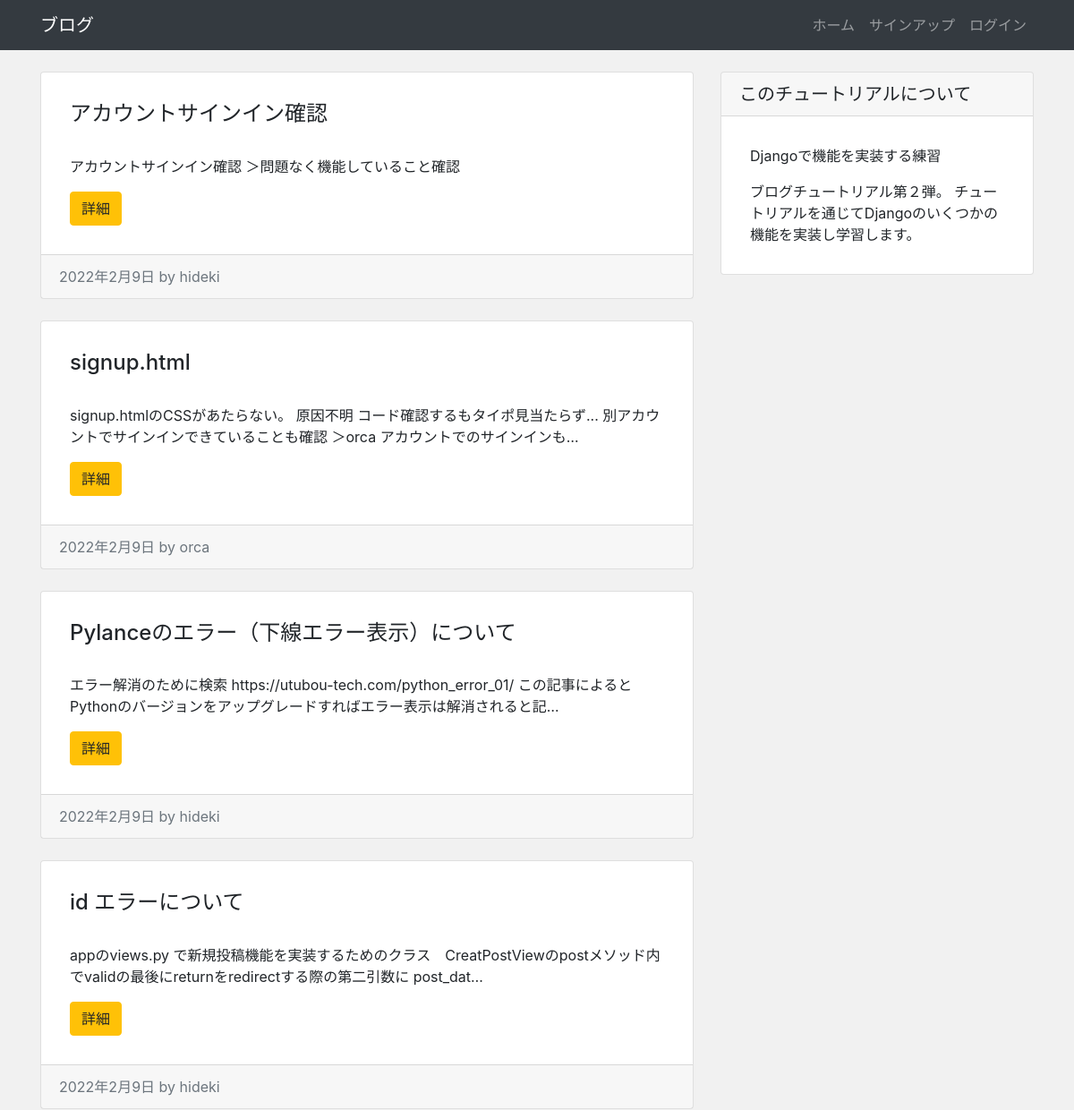
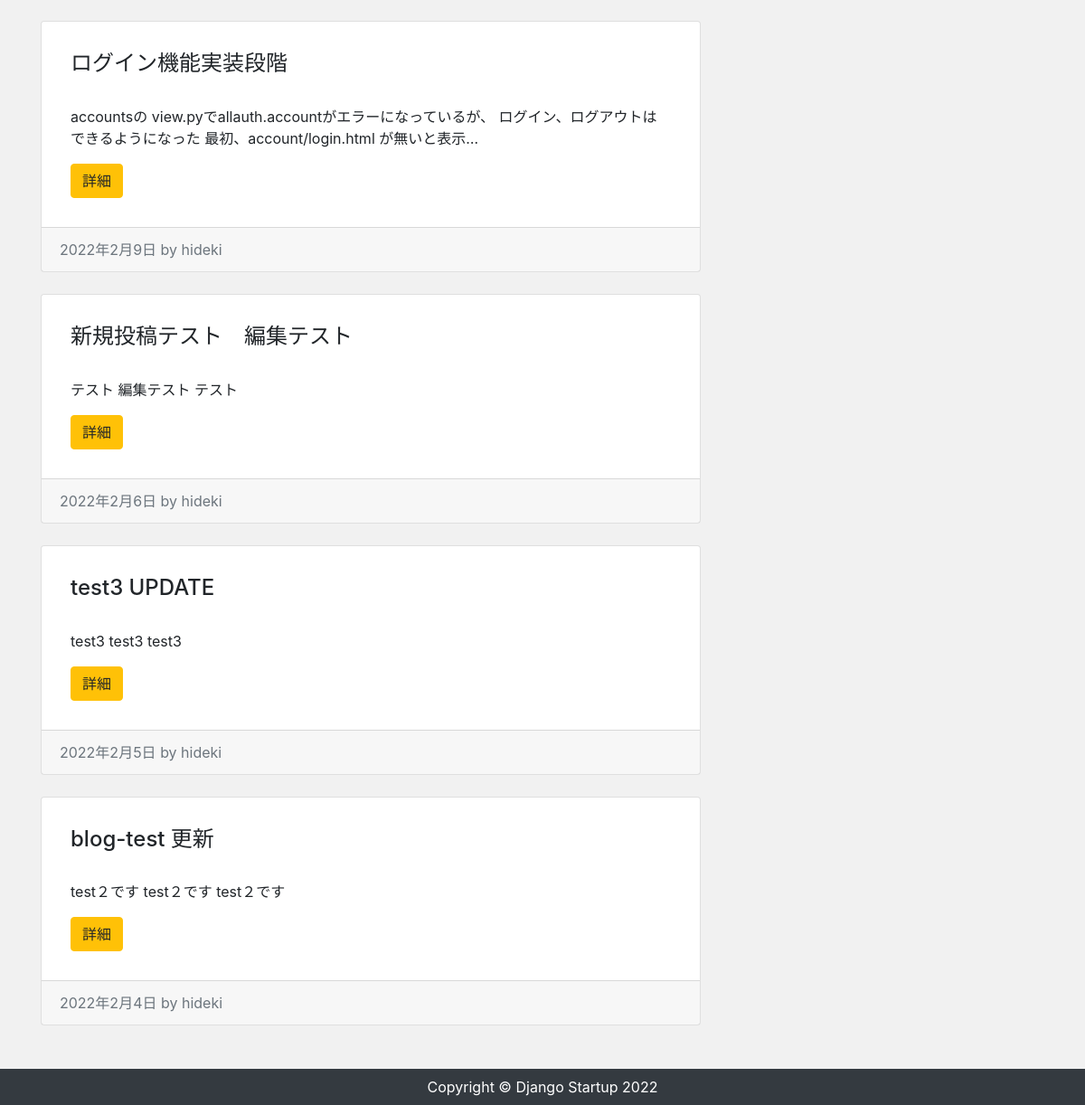
The page / on the database its author committed (2 pictures, top to bottom).
### app/models.py (models this page shows, shortened)
class Post(models.Model):
    author = models.ForeignKey(settings.AUTH_USER_MODEL, on_delete=models.CASCADE)
    title = models.CharField("タイトル", max_length=200)
    content = models.TextField("本文")
    created = models.DateTimeField("作成日", default=timezone.now)

### app/views.py (the view)
# urls.py: path('', views.IndexView.as_view(), name='index'),
class IndexView(View):
    def get(self, request, *args, **kwargs):
        post_data = Post.objects.order_by('-id')
        return render(request, 'app/index.html', {
            'post_data': post_data
        })

### app/templates/app/index.html (shortened to what this page needs)
{% extends "app/base.html" %}
{% block content %}
<div class="row my-4">
    <div class="col-md-8">
        {% for post in post_data %}
            <div class="card mb-4">
                <div class="card-body">
                    <h2 class="card-title">{{ post.title }}</h2>
                    <p class="card-text">{{ post.content|truncatechars:100 }}</p>
                    <div class="btn btn-warning">詳細</div>
                </div>
                <div class="card-footer text-muted">
                    {{ post.created|date }} by {{ post.author }}
                </div>
            </div>
        {% endfor %}
    </div>
    <div class="col-md-4">
        <div class="card">
            <h5 class="card-header">このチュートリアルについて</h5>
            <div class="card-body">
                <p>Djangoで機能を実装する練習</p>
                <p class="mb-0">
                    ブログチュートリアル第２弾。
                    チュートリアルを通じてDjangoのいくつかの機能を実装し学習します。
                </p>
            </div>
        </div>
    </div>
</div>
{% endblock %}

### app/static/css/style.css (style rules this page uses)
* { margin: 0; padding: 0; box-sizing: border-box; }
body { background-color: #f1f1f1; display: flex; flex-flow: column; min-height: 100vh; }
.card-title { margin-bottom: 2rem; font-size: 1.5rem; }
.card-body { padding: 2rem; }

### rows shown on the page
Post: title "アカウントサインイン確認", content "アカウントサインイン確認 ＞問題なく機能していること確認", created "2022年2月9日", author "hideki"
Post: title "signup.html", content "signup.htmlのCSSがあたらない。 原因不明 コード確認するもタイポ見当たらず... 別アカウントでサインインできていることも確認 ＞orca アカウントでのサインインも…", created "2022年2月9日", author "orca"
Post: title "Pylanceのエラー（下線エラー表示）について", content "エラー解消のために検索 https://utubou-tech.com/python_error_01/ この記事によるとPythonのバージョンをアップグレードすればエラー表示は解消されると記…", created "2022年2月9日", author "hideki"
Post: title "id エラーについて", content "appのviews.py で新規投稿機能を実装するためのクラス CreatPostViewのpostメソッド内でvalidの最後にreturnをredirectする際の第二引数に post_dat…", created "2022年2月9日", author "hideki"
Post: title "ログイン機能実装段階", content "accountsの view.pyでallauth.accountがエラーになっているが、 ログイン、ログアウトはできるようになった 最初、account/login.html が無いと表示…", created "2022年2月9日", author "hideki"
Post: title "新規投稿テスト 編集テスト", content "テスト 編集テスト テスト", created "2022年2月6日", author "hideki"
Post: title "test3 UPDATE", content "test3 test3 test3", created "2022年2月5日", author "hideki"
Post: title "blog-test 更新", content "test２です test２です test２です", created "2022年2月4日", author "hideki"
